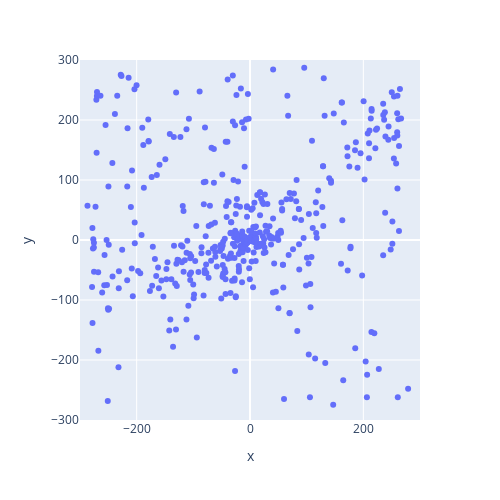

Notebook source saved alongside this figure:
### Code cell
import plotly.express as px


fig = px.scatter(x = data[:,1], y = data[:,2])
fig.update_yaxes(range=[-300, 300])
fig.update_xaxes(range=[-300, 300])
fig.update_layout(autosize=False, width=500, height=500)

### Figure 1 — Plotly figure (JSON) as saved in the notebook; plotly's stock layout.template omitted (floating-point values rounded to 4 significant figures; data arrays with more than 128 entries replaced by an {"elided": "..."} marker saying what was removed)
{"data": [{"hovertemplate": "x=%{x}<br>y=%{y}<extra></extra>", "legendgroup": "", "marker": {"color": "#636efa", "symbol": "circle"}, "mode": "markers", "name": "", "orientation": "v", "showlegend": false, "type": "scatter", "x": {"elided": "450 float values"}, "xaxis": "x", "y": {"elided": "450 float values"}, "yaxis": "y"}], "layout": {"autosize": false, "height": 500, "legend": {"tracegroupgap": 0}, "margin": {"t": 60}, "width": 500, "xaxis": {"anchor": "y", "domain": [0, 1], "range": [-300, 300], "title": {"text": "x"}}, "yaxis": {"anchor": "x", "domain": [0, 1], "range": [-300, 300], "title": {"text": "y"}}}}
